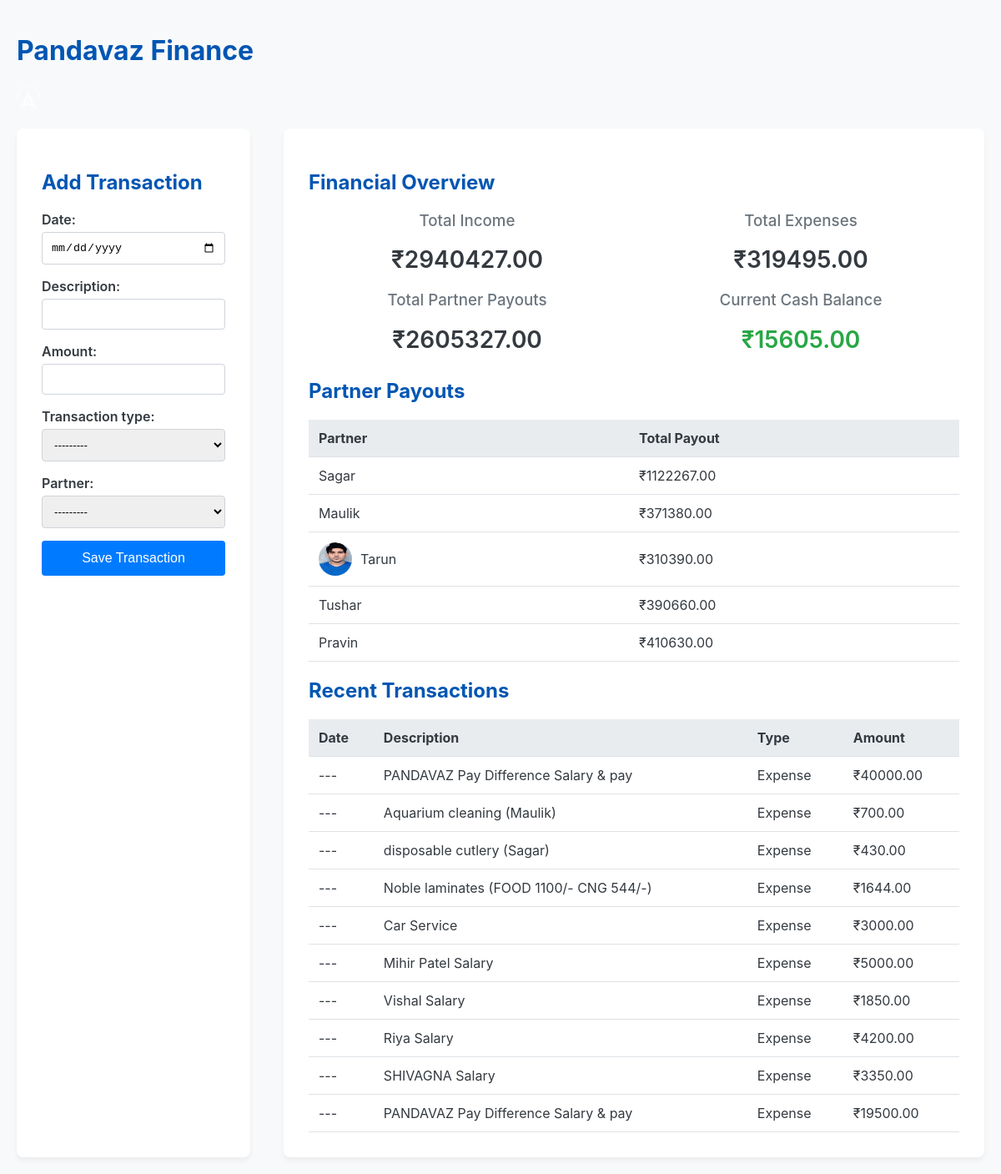
The page / on the database its author committed.
### core/models.py (models this page shows, shortened)
class Partner(models.Model):
    name = models.CharField(max_length=100, unique=True)
    profile_picture = models.ImageField(upload_to='profile_pics/', null=True, blank=True)
    def __str__(self):
        return self.name

class Transaction(models.Model):
    class TransactionType(models.TextChoices):
        INCOME = 'INCOME', 'Income'
        EXPENSE = 'EXPENSE', 'Expense'
        PAYOUT = 'PAYOUT', 'Payout'
    date = models.DateField(null=True, blank=True)
    description = models.CharField(max_length=255)
    amount = models.DecimalField(max_digits=10, decimal_places=2)
    transaction_type = models.CharField(
        max_length=7,
        choices=TransactionType.choices,
    )
    partner = models.ForeignKey(
        Partner,
        on_delete=models.CASCADE,
        null=True,
        blank=True
    )
    created_at = models.DateTimeField(auto_now_add=True)

### core/views.py (the view)
# urls.py: path('', views.dashboard, name='dashboard'),
def dashboard(request):
    if request.method == 'POST':
        form = TransactionForm(request.POST)
        if form.is_valid():
            form.save()
            return redirect('dashboard')
    form = TransactionForm()
    transactions = Transaction.objects.order_by('-id')
    total_income = transactions.filter(transaction_type='INCOME').aggregate(total=Sum('amount'))['total'] or 0
    total_expenses = transactions.filter(transaction_type='EXPENSE').aggregate(total=Sum('amount'))['total'] or 0
    total_payouts = transactions.filter(transaction_type='PAYOUT').aggregate(total=Sum('amount'))['total'] or 0
    current_balance = total_income - (total_expenses + total_payouts)
    partners = Partner.objects.all()
    partner_payouts_data = []
    for partner in partners:
        payout_sum = transactions.filter(
            transaction_type='PAYOUT',
            partner=partner
        ).aggregate(total=Sum('amount'))['total'] or 0
        partner_payouts_data.append({'partner': partner, 'total': payout_sum})
    context = {
        'form': form,
        'transactions': transactions,
        'total_income': total_income,
        'total_expenses': total_expenses,
        'total_payouts': total_payouts,
        'current_balance': current_balance,
        'partner_payouts_data': partner_payouts_data, # Add new data to context
    }
    return render(request, 'core/dashboard.html', context)

### core/forms.py
class TransactionForm(forms.ModelForm):
    class Meta:
        model = Transaction
        fields = ['date', 'description', 'amount', 'transaction_type', 'partner']
        widgets = {
            'date': forms.DateInput(attrs={'type': 'date'}),
        }

### core/templates/core/dashboard.html (shortened to what this page needs)
{% load static %}
<!DOCTYPE html>
<html lang="en">
<head>
</head>
<body>
    <div class="container">
        <h1>Pandavaz Finance</h1>
        <img src="{% static 'core/logo.png' %}" alt="Pandavaz Logo" style="max-width: 150px; margin-bottom: 20px;">
        <div class="grid-container">
            <div class="form-section">
                <h2>Add Transaction</h2>
                <form method="post">
                    {{ form.as_p }}
                    <button type="submit">Save Transaction</button>
                </form>
            </div>
            <div class="dashboard-section">
                <h2>Financial Overview</h2>
                <div class="dashboard">
                    <div class="card">
                        <h3><a href="{% url 'transaction_log' transaction_type='INCOME' %}">Total Income</a></h3>
                        <p>₹{{ total_income|floatformat:2 }}</p>
                    </div>
                    <div class="card">
                        <h3><a href="{% url 'transaction_log' transaction_type='EXPENSE' %}">Total Expenses</a></h3>
                        <p>₹{{ total_expenses|floatformat:2 }}</p>
                    </div>
                    <div class="card">
                        <h3><a href="{% url 'transaction_log' transaction_type='PAYOUT' %}">Total Partner Payouts</a></h3>
                        <p>₹{{ total_payouts|floatformat:2 }}</p>
                    </div>
                    <div class="card balance">
                        <h3>Current Cash Balance</h3>
                        <p>₹{{ current_balance|floatformat:2 }}</p>
                    </div>
                </div>
                <h2>Partner Payouts</h2>
                <table>
                    <thead>
                        <tr>
                            <th>Partner</th>
                            <th>Total Payout</th>
                        </tr>
                    </thead>
                    <tbody>
                        {% for data in partner_payouts_data %} <tr>
                            <td>
                                <a href="{% url 'partner_log' partner_id=data.partner.id %}" class="partner-link">
                                    {% if data.partner.profile_picture %}
                                        <img src="{{ data.partner.profile_picture.url }}" alt="{{ data.partner.name }}" width="40" height="40" style="border-radius: 50%; margin-right: 10px;">
                                    {% endif %}
                                    {{ data.partner.name }}
                                </a>
                            </td>
                            <td>₹{{ data.total|floatformat:2 }}</td>
                        </tr>
                        {% endfor %} </tbody>
                </table>
                <h2>Recent Transactions</h2>
                <table>
                    <thead>
                        <tr>
                            <th>Date</th>
                            <th>Description</th>
                            <th>Type</th>
                            <th>Amount</th>
                        </tr>
                    </thead>
                    <tbody>
                        {% for transaction in transactions|slice:":10" %} <tr>
                            <td>{% if transaction.date %}{{ transaction.date }}{% else %}---{% endif %}</td>
                            <td>{{ transaction.description }}</td>
                            <td>{{ transaction.get_transaction_type_display }}</td>
                            <td>₹{{ transaction.amount|floatformat:2 }}</td>
                        </tr>
                        {% empty %}
                        <tr>
                            <td colspan="4">No transactions yet.</td>
                        </tr>
                        {% endfor %} </tbody>
                </table>
            </div>
        </div>
    </div>
</body>
</html>

### core/templates/core/dashboard.html (style rules this page uses)
body { font-family: -apple-system, BlinkMacSystemFont, "Segoe UI", Roboto, "Helvetica Neue", Arial, sans-serif; margin: 0; background-color: #f8f9fa; color: #343a40; }
.container { max-width: 1200px; margin: auto; padding: 20px; }
h1, h2 { color: #0056b3; }
.grid-container { display: grid; grid-template-columns: 1fr 3fr; gap: 40px; }
.form-section, .dashboard-section { background-color: white; padding: 30px; border-radius: 8px; box-shadow: 0 4px 6px rgba(0,0,0,0.05); }
.dashboard { display: grid; grid-template-columns: 1fr 1fr; gap: 20px; margin-bottom: 30px; }
.card { text-align: center; animation: fadeIn 0.5s ease-out forwards; }
.card h3 { margin-top: 0; color: #6c757d; font-weight: 500; }
.card h3 a { color: inherit; text-decoration: none; }
.card p { font-size: 1.75em; margin: 0; font-weight: 600; }
.balance p { color: #28a745; }
form p { margin-bottom: 15px; }
form label { display: block; margin-bottom: 5px; font-weight: 600; }
form input, form select { width: 100%; padding: 10px; border: 1px solid #ced4da; border-radius: 4px; box-sizing: border-box; }
button { background-color: #007bff; color: white; padding: 12px 20px; border: none; border-radius: 4px; cursor: pointer; font-size: 1em; width: 100%; }
table { width: 100%; border-collapse: collapse; margin-top: 20px; }
th, td { text-align: left; padding: 12px; border-bottom: 1px solid #dee2e6; }
th { background-color: #e9ecef; }
.partner-link { color: #343a40; text-decoration: none; display: flex; align-items: center; }

### rows shown on the page
Partner: partner.name "Sagar", total "1122267.00"
Partner: partner.name "Maulik", total "371380.00"
Partner: partner.profile_picture (picture), partner.name "Tarun", total "310390.00"
Partner: partner.name "Tushar", total "390660.00"
Partner: partner.name "Pravin", total "410630.00"

### other values the page prints
{{ total_income|floatformat:2 }} "2940427.00"
{{ total_expenses|floatformat:2 }} "319495.00"
{{ total_payouts|floatformat:2 }} "2605327.00"
{{ current_balance|floatformat:2 }} "15605.00"
